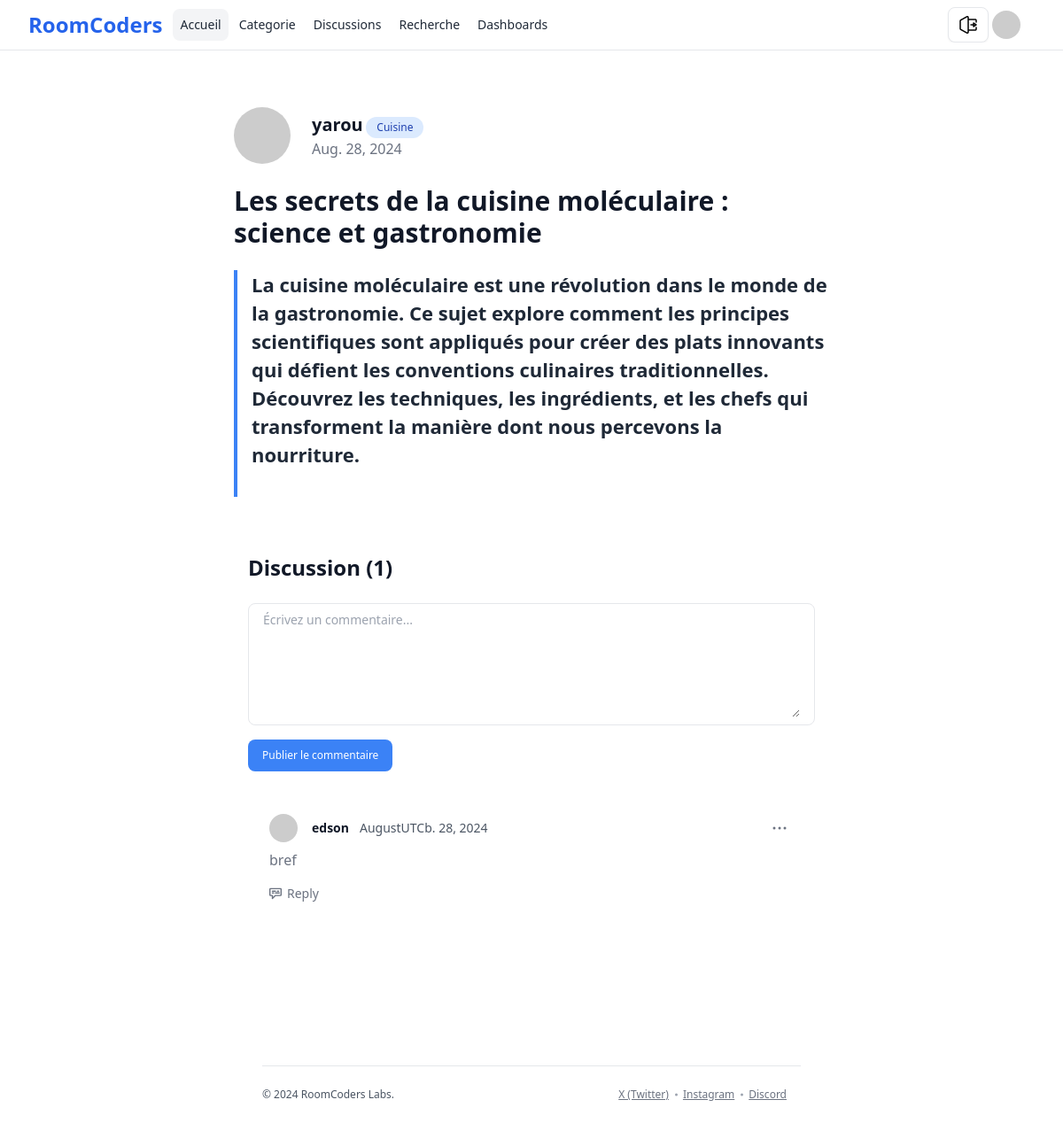
The app's page /topics.php?id=30 (signed in) with its own data.
### tables this page shows
CREATE TABLE `topics` (
  `id` int NOT NULL,
  `user_id` int NOT NULL,
  `category_id` int NOT NULL,
  `title` varchar(255) NOT NULL,
  `content` text NOT NULL,
  `created_at` timestamp NULL DEFAULT CURRENT_TIMESTAMP
);

CREATE TABLE `users` (
  `id` int NOT NULL,
  `username` varchar(50) NOT NULL,
  `email` varchar(100) NOT NULL,
  `password` varchar(255) NOT NULL,
  `role` enum('member','moderator','admin') DEFAULT 'member',
  `created_at` timestamp NULL DEFAULT CURRENT_TIMESTAMP
);

CREATE TABLE `categories` (
  `id` int NOT NULL,
  `name` varchar(100) DEFAULT NULL,
  `description` text
);

CREATE TABLE `replies` (
  `id` int NOT NULL,
  `topic_id` int NOT NULL,
  `user_id` int NOT NULL,
  `content` text NOT NULL,
  `created_at` timestamp NULL DEFAULT CURRENT_TIMESTAMP
);

### commentary_process.php (called while the page is built, shortened)
<?php include_once 'CONFIG/db.php' ?>
<?php
if (isset($_GET['id'])) {
  $topic_id = intval($_GET['id']);
  $query = "SELECT t.id, t.title, t.content, t.created_at, u.username, c.name AS category_name
              FROM topics t
              JOIN users u ON t.user_id = u.id
              JOIN categories c ON t.category_id = c.id
              WHERE t.id = :id";
  $stmt = $pdo->prepare($query);
  $stmt->bindParam(':id', $topic_id, PDO::PARAM_INT);
  $stmt->execute();
  $topic_details = $stmt->fetch(PDO::FETCH_ASSOC);
} else {
  echo "<p>Aucun sujet spécifié.</p>";
}
?>
<?php
$query = "
    SELECT
        t.id, t.title, t.content, t.created_at,
        u.username,
        c.name AS category_name
    FROM
        topics t
    JOIN
        users u ON t.user_id = u.id
    JOIN
        categories c ON t.category_id = c.id
    ORDER BY
        t.created_at DESC
";
$stmt = $pdo->prepare($query);
$stmt->execute();
$topics = $stmt->fetchAll(PDO::FETCH_ASSOC);
?>
<?php
$topic_id = htmlspecialchars($topic_details['id']);
$query = "SELECT r.content, r.id, r.created_at, u.username, r.user_id
                  FROM replies r
                  JOIN users u ON r.user_id = u.id
                  WHERE r.topic_id = :topic_id
                  ORDER BY r.created_at ASC";
$stmt = $pdo->prepare($query);
$stmt->bindParam(':topic_id', $topic_id, PDO::PARAM_INT);
$stmt->execute();
$comments = $stmt->fetchAll(PDO::FETCH_ASSOC);
?>

### topics.php (the view, shortened to what this page needs)
<?php
include_once 'INCLUDES/head.php';
include_once 'INCLUDES/header.php';
include_once 'CONFIG/db.php';
if (isset($_GET['id'])) {
    $topic_id = intval($_GET['id']);
    $query = "SELECT t.id, t.title, t.content, t.created_at, u.username, c.name AS category_name
              FROM topics t
              JOIN users u ON t.user_id = u.id
              JOIN categories c ON t.category_id = c.id
              WHERE t.id = :id";
    $stmt = $pdo->prepare($query);
    $stmt->bindParam(':id', $topic_id, PDO::PARAM_INT);
    $stmt->execute();
    $topic_details = $stmt->fetch(PDO::FETCH_ASSOC);
} else {
    echo "<p>Aucun sujet spécifié.</p>";
}
?>
<main class="pt-8 pb-16 antialiased bg-white lg:pt-16 lg:pb-24">
  <div class="flex justify-between max-w-screen-xl px-4 mx-auto ">
    <article class="w-full max-w-2xl mx-auto format format-sm sm:format-base lg:format-lg format-blue">
          <header class="mb-4 lg:mb-6 not-format">
              <address class="flex items-center mb-6 not-italic">
                  <div class="inline-flex items-center mr-3 text-sm text-gray-900 gap-x-2">
                      <img class="w-16 h-16 mr-4 rounded-full" src="https://ui-avatars.com/api/?name=<?= urlencode($topic_details['username']) ?>&background=random" alt="<?= htmlspecialchars($topic_details['username']) ?>">
                      <div>
                          <a href="#" rel="author" class="text-xl font-bold text-gray-900"><?= htmlspecialchars($topic_details['username']) ?></a>
                          <p class="inline-flex items-center px-3 py-1 text-xs font-medium text-blue-800 bg-blue-100 rounded-full "><?= htmlspecialchars($topic_details['category_name']) ?></p>
                          <p class="text-base text-gray-500"><time pubdate datetime="<?= htmlspecialchars($topic_details['created_at']) ?>" title="<?= htmlspecialchars($topic_details['created_at']) ?>"><?= date('M. j, Y', strtotime($topic_details['created_at'])) ?></time></p>
                      </div>
                  </div>
              </address>
              <h1 class="mb-4 text-xl font-semibold leading-tight text-gray-900 lg:mb-6 lg:text-3xl"><?= htmlspecialchars($topic_details['title']) ?></h1>
          </header>
          <p class="pl-4 font-semibold text-gray-800 border-l-4 border-blue-500 lead"><?= nl2br(htmlspecialchars($topic_details['content'])) ?></p>
      </article>
  </div>
  <?php include_once 'commentary.php'  ?>
</main>
<?php include_once 'INCLUDES/footer.php'; ?>

### commentary.php (shortened to what this page needs)
<?php include_once 'commentary_process.php' ?>
<section class="py-8 antialiased bg-white lg:py-16">
  <div class="max-w-2xl px-4 mx-auto">
    <div class="flex items-center justify-between mb-6">
      <h2 class="text-lg font-bold text-gray-900 lg:text-2xl">Discussion (<?php echo count($comments); ?>)</h2>
    </div>
    <?php if ($topic_details["username"] != $_SESSION['username']): ?>
      <form action="reply_process.php" method="post" class="mb-6">
        <div class="px-4 py-2 mb-4 bg-white border border-gray-200 rounded-lg rounded-t-lg">
          <textarea id="comment" rows="6" name="content"
            class="w-full px-0 text-sm text-gray-900 border-0 focus:ring-0 focus:outline-none"
            placeholder="Écrivez un commentaire..." required></textarea>
        </div>
        <button type="submit"
          class="inline-flex items-center py-2.5 px-4 text-xs font-medium text-center text-white bg-blue-500 bg-primary-700 rounded-lg focus:ring-4 focus:ring-primary-200 hover:bg-primary-800">
          Publier le commentaire
        </button>
      </form>
    <?php endif; ?>
    <?php if (empty($comments)): ?>
      <div class="p-6 mb-4 text-base text-yellow-700 bg-yellow-100 border-l-4 border-yellow-500" role="alert">
        <p class="font-bold">Aucune réponse pour ce sujet.</p>
      </div>
    <?php else: ?>
      <?php foreach ($comments as $comment): ?>
        <article class="p-6 text-base bg-white rounded-lg">
          <footer class="flex items-center justify-between mb-2">
            <div class="flex items-center">
              <p class="inline-flex items-center mr-3 text-sm font-semibold text-gray-900"><img class="w-8 h-8 mr-4 rounded-full" src="https://ui-avatars.com/api/?name=<?= urlencode($comment['username']) ?>&background=random" alt="<?= htmlspecialchars($comment['username']) ?>"><?php echo htmlspecialchars($comment['username']); ?></p>
              <p class="text-sm text-gray-600"><time pubdate datetime="<?php echo htmlspecialchars($comment['created_at']); ?>"
                  title="<?php echo htmlspecialchars(date('F jS, Y', strtotime($comment['created_at']))); ?>"><?php echo htmlspecialchars(date('Feb. j, Y', strtotime($comment['created_at']))); ?></time></p>
            </div>
            <button id="dropdownCommentButton1" data-dropdown-toggle="dropdownComment"
              class="inline-flex items-center p-2 text-sm font-medium text-center text-gray-500 bg-white rounded-lg hover:bg-gray-100 focus:ring-4 focus:outline-none focus:ring-gray-50"
              type="button">
              <svg class="w-4 h-4" aria-hidden="true" xmlns="http://www.w3.org/2000/svg" fill="currentColor" viewBox="0 0 16 3">
                <path d="M2 0a1.5 1.5 0 1 1 0 3 1.5 1.5 0 0 1 0-3Zm6.041 0a1.5 1.5 0 1 1 0 3 1.5 1.5 0 0 1 0-3ZM14 0a1.5 1.5 0 1 1 0 3 1.5 1.5 0 0 1 0-3Z" />
              </svg>
            </button>
          </footer>
          <p class="text-gray-500"><?php echo htmlspecialchars($comment['content']); ?></p>
          <div class="flex items-center mt-4 space-x-4">
            <a href="form-reply.php?topic_id=<?= $topic_details['id'] ?>&parent_id=<?= $comment['id'] ?>"
              class="flex items-center text-sm font-medium text-gray-500 hover:underline">
              Reply
            </a>
          </div>
        </article>
      <?php endforeach; ?>
    <?php endif; ?>
  </div>
</section>

### records on screen
topics: user.username "yarou", category.name "Cuisine", created_at "Aug. 28, 2024", title "Les secrets de la cuisine moléculaire : science et gastronomie", content "La cuisine moléculaire est une révolution dans le monde de la gastronomie. Ce sujet explore comment les principes scientifiques sont appliqués pour créer des plats innovants qui défient les conventions culinaires traditionnelles. Découvrez les techniques, les ingrédients, et les chefs qui transforment la manière dont nous percevons la nourriture."
replies: user.username "edson", created_at "AugustUTCb. 28, 2024", content "bref"

### other values on screen
count($comments) "1"
